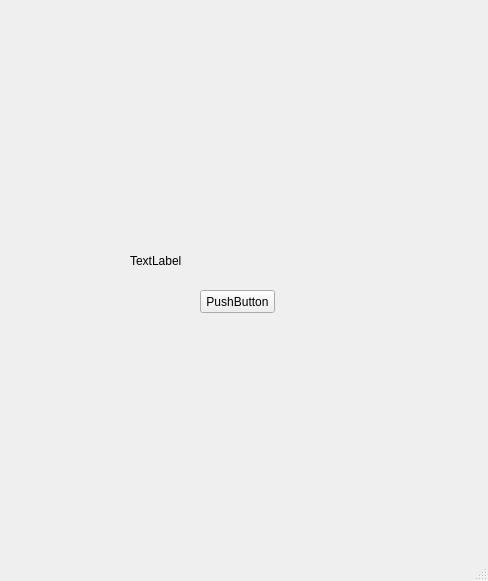
<?xml version="1.0" encoding="UTF-8"?>
<ui version="4.0">
 <class>MainWindow</class>
 <widget class="QMainWindow" name="MainWindow">
  <property name="geometry">
   <rect>
    <x>0</x>
    <y>0</y>
    <width>488</width>
    <height>581</height>
   </rect>
  </property>
  <property name="windowTitle">
   <string>MainWindow</string>
  </property>
  <widget class="QWidget" name="centralwidget">
   <widget class="QPushButton" name="pushButton">
    <property name="geometry">
     <rect>
      <x>200</x>
      <y>290</y>
      <width>75</width>
      <height>23</height>
     </rect>
    </property>
    <property name="text">
     <string>PushButton</string>
    </property>
   </widget>
   <widget class="QLabel" name="label">
    <property name="geometry">
     <rect>
      <x>130</x>
      <y>250</y>
      <width>221</width>
      <height>21</height>
     </rect>
    </property>
    <property name="text">
     <string>TextLabel</string>
    </property>
   </widget>
  </widget>
  <widget class="QMenuBar" name="menubar">
   <property name="geometry">
    <rect>
     <x>0</x>
     <y>0</y>
     <width>488</width>
     <height>21</height>
    </rect>
   </property>
  </widget>
  <widget class="QStatusBar" name="statusbar"/>
 </widget>
 <resources/>
 <connections/>
</ui>
